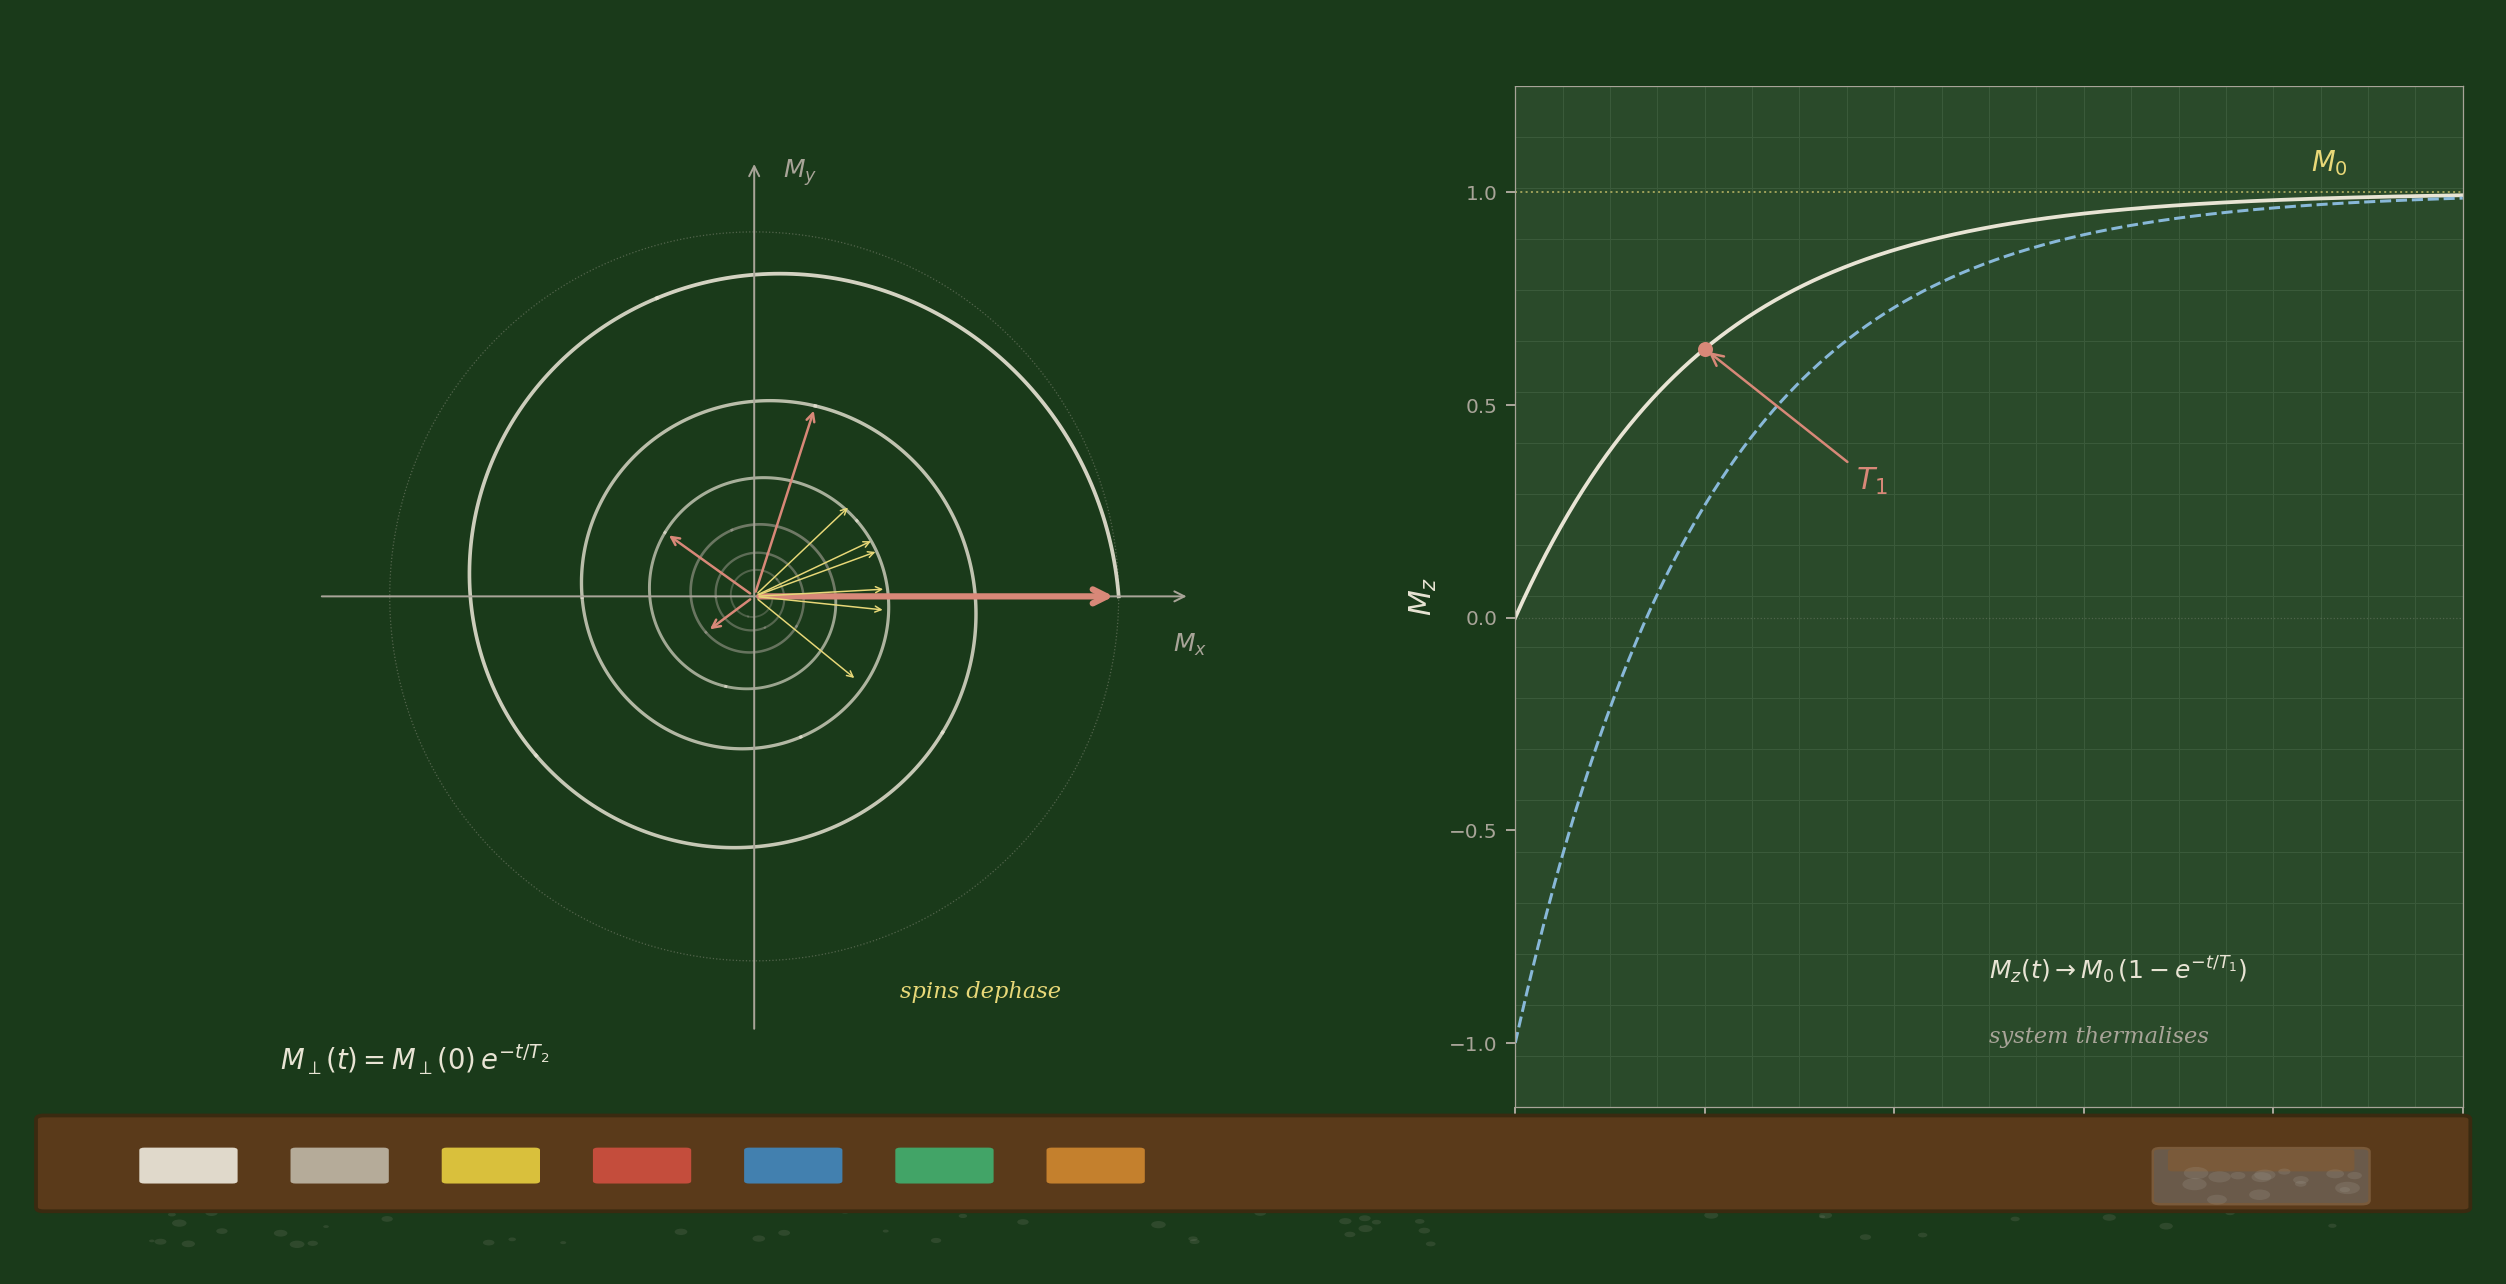

Reproduce this figure in Python.
"""
Chalkboard illustration: relaxation — T2 dephasing and T1 recovery.

Left panel: top-down view of the xy-plane. The transverse magnetisation
M_perp spirals inward as atoms dephase (T2 decay). Individual spin
arrows fan out; the average shrinks.

Right panel: M_z vs time. Starting from zero (or depleted), M_z
recovers exponentially toward M_0 with time constant T1.

Usage:
    python chalkboard_relaxation.py
"""

import sys, os

_here = os.path.dirname(os.path.abspath(__file__))
sys.path.insert(0, os.path.join(_here, '..', '..', 'python'))

import numpy as np
from mayapramana.chalkboard import Chalkboard, chalk


board = Chalkboard(panels=2, figsize=(14, 7))
ax_t2 = board.panel(0, title='transverse decay ($T_2$)')
ax_t1 = board.panel(1, title='longitudinal recovery ($T_1$)')


# ============================================================
# Left panel: T2 — spiral in the xy-plane (top-down view)
# ============================================================

ax_t2.set_xlim(-1.4, 1.4)
ax_t2.set_ylim(-1.4, 1.4)
ax_t2.set_aspect('equal')
ax_t2.axis('off')

# Axes: x and y
chalk.chalk_arrow(ax_t2, -1.2, 0, 1.2, 0, color=chalk.DIM, lw=0.8, head=10)
chalk.chalk_arrow(ax_t2, 0, -1.2, 0, 1.2, color=chalk.DIM, lw=0.8, head=10)
chalk.chalk_text(ax_t2, 1.15, -0.15, '$M_x$', color=chalk.DIM,
                 fontsize=10, style='normal')
chalk.chalk_text(ax_t2, 0.08, 1.15, '$M_y$', color=chalk.DIM,
                 fontsize=10, style='normal')

# Unit circle (Bloch sphere equator)
theta = np.linspace(0, 2 * np.pi, 200)
ax_t2.plot(np.cos(theta), np.sin(theta), color=chalk.DIM,
           linewidth=0.5, linestyle=':', alpha=0.4)

# The spiral: M_perp(t) = exp(-t/T2) * [cos(wt), sin(wt)]
# Use normalised time: let omega*T2 ~ 8 full turns
n_turns = 6
t_spiral = np.linspace(0, n_turns * 2 * np.pi, 2000)
decay = np.exp(-t_spiral / (n_turns * 2 * np.pi) * 3)  # decay over ~3 T2
spiral_x = decay * np.cos(t_spiral)
spiral_y = decay * np.sin(t_spiral)

# Draw the spiral — fade from white to dim as it decays
n_seg = 20
seg_len = len(t_spiral) // n_seg
for i in range(n_seg):
    i0 = i * seg_len
    i1 = min((i + 1) * seg_len + 1, len(t_spiral))
    alpha = 0.9 - 0.6 * (i / n_seg)
    lw = 1.5 - 0.8 * (i / n_seg)
    color = chalk.WHITE if i < n_seg // 2 else chalk.DIM
    ax_t2.plot(spiral_x[i0:i1], spiral_y[i0:i1],
               color=color, linewidth=lw, alpha=alpha, zorder=2)

# Current M vector (at the start of the spiral)
chalk.chalk_arrow(ax_t2, 0, 0, spiral_x[0], spiral_y[0],
                  color=chalk.RED, lw=2.5, head=14)

# Ghost M vectors at later times (fading)
ghost_indices = [len(t_spiral) // 5, 2 * len(t_spiral) // 5,
                 3 * len(t_spiral) // 5]
for gi in ghost_indices:
    gx, gy = spiral_x[gi], spiral_y[gi]
    alpha_g = 0.4 * (1 - gi / len(t_spiral))
    chalk.chalk_arrow(ax_t2, 0, 0, gx, gy,
                      color=chalk.RED, lw=1.0, head=8)

# Individual spins fanning out (at a later time)
# Show 6 spins that were coherent but have drifted apart
fan_t = len(t_spiral) // 3
base_angle = t_spiral[fan_t]
fan_r = decay[fan_t]
np.random.seed(7)
for k in range(6):
    delta_phi = np.random.uniform(-0.8, 0.8)
    sx = fan_r * np.cos(base_angle + delta_phi)
    sy = fan_r * np.sin(base_angle + delta_phi)
    chalk.chalk_arrow(ax_t2, 0, 0, sx, sy,
                      color=chalk.YELLOW, lw=0.6, head=6)

# Annotation
chalk.chalk_text(ax_t2, -1.3, -1.3,
                 r'$M_\perp(t) = M_\perp(0)\, e^{-t/T_2}$',
                 color=chalk.WHITE, fontsize=11, style='normal')

# Label: "individual spins dephase"
chalk.chalk_text(ax_t2, 0.4, -1.1, 'spins dephase',
                 color=chalk.YELLOW, fontsize=9)


# ============================================================
# Right panel: T1 — longitudinal recovery
# ============================================================

# M_z(t) = M_0 * (1 - exp(-t/T1))  starting from M_z=0
# Also show the case starting from M_z = -M_0 (inversion recovery)

T1 = 1.0  # normalised
t = np.linspace(0, 5 * T1, 500)

mz_from_zero = 1.0 * (1 - np.exp(-t / T1))
mz_from_neg = 1.0 * (1 - 2 * np.exp(-t / T1))

ax_t1.plot(t, mz_from_zero, color=chalk.WHITE, linewidth=1.5,
           label=r'from $M_z = 0$', zorder=2)
ax_t1.plot(t, mz_from_neg, color=chalk.BLUE, linewidth=1.2,
           linestyle='--', label=r'from $M_z = -M_0$', zorder=2)

# Equilibrium line
ax_t1.axhline(y=1.0, color=chalk.YELLOW, linewidth=0.8, linestyle=':',
              alpha=0.6)
chalk.chalk_text(ax_t1, 4.2, 1.05, '$M_0$', color=chalk.YELLOW,
                 fontsize=11, style='normal')

# Zero line
ax_t1.axhline(y=0, color=chalk.DIM, linewidth=0.5, linestyle=':',
              alpha=0.3)

# T1 marker
t1_mz = 1.0 * (1 - np.exp(-1))
ax_t1.plot(T1, t1_mz, 'o', color=chalk.RED, markersize=5, zorder=3)
ax_t1.annotate('$T_1$', xy=(T1, t1_mz), xytext=(1.8, 0.3),
               fontsize=12, color=chalk.RED, fontfamily='serif',
               arrowprops=dict(arrowstyle='->', color=chalk.RED, lw=1.0))

ax_t1.set_xlim(0, 5)
ax_t1.set_ylim(-1.15, 1.25)
ax_t1.set_xlabel('$t / T_1$', fontsize=11, color=chalk.DIM,
                 fontfamily='serif')
ax_t1.set_ylabel('$M_z$', fontsize=12, color=chalk.WHITE,
                 fontfamily='serif')

# Annotation
chalk.chalk_text(ax_t1, 2.5, -0.85,
                 r'$M_z(t) \to M_0\,(1 - e^{-t/T_1})$',
                 color=chalk.WHITE, fontsize=10, style='normal')

chalk.chalk_text(ax_t1, 2.5, -1.0,
                 'system thermalises',
                 color=chalk.DIM, fontsize=9)


# --- Save ---
out = os.path.join(_here, 'chalkboard_relaxation.png')
board.save(out)
board.close()
print(f"Saved {out}")
